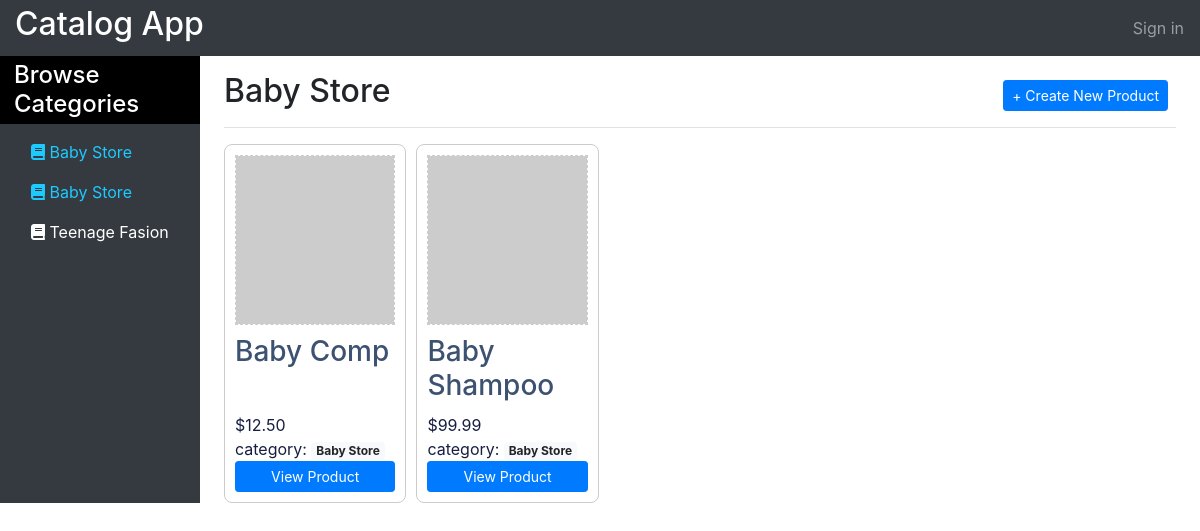
Screenshot of /catalog/Baby Store/1/view/ with the database file from the repository.
### database_setup.py (models this page shows, shortened)
class Category(Base):
    __tablename__ = 'category'
    id = Column(Integer, primary_key=True)
    name = Column(String(250), nullable=False)
    user_id = Column(Integer, ForeignKey('user.id'))
    user = relationship(User)

class Products(Base):
    __tablename__ = 'products'
    name = Column(String(80), nullable=False)
    id = Column(Integer, primary_key=True)
    description = Column(String(250))
    price = Column(String(8))
    category_id = Column(Integer, ForeignKey('category.id'))
    category = relationship(Category)
    user_id = Column(Integer, ForeignKey('user.id'))
    user = relationship(User)

### catalog.py (the view)
@app.route('/catalog/<string:category_name>/<int:category_id>/view/')
def categoryView(category_name, category_id):
    categories = session.query(Category).all()
    products = session.query(Products).filter_by(category_id=category_id).all()
    return render_template('category.html', category=category_name,
                           products=products, categories=categories,
                           user=login_session)

### catalog.py (called while the page is built)
@app.after_request
def add_header(r):
    r.headers["Cache-Control"] = "no-cache, no-store, must-revalidate"
    r.headers["Pragma"] = "no-cache"
    r.headers["Expires"] = "0"
    r.headers['Cache-Control'] = 'public, max-age=0, no-store, must-revalidate'
    return r

### templates/category.html (shortened to what this page needs)
<!doctype html>
<html lang="en">
<head>
  <link href="{{url_for('static', filename='bootstrap.min.css')}}" rel="stylesheet">
  <link href="{{url_for('static', filename='dashboard.css')}}" rel="stylesheet">
  <link rel="stylesheet" href="https://use.fontawesome.com/releases/v5.7.2/css/all.css">
</head>
<body>
  <nav class="navbar navbar-dark sticky-top bg-dark flex-md-nowrap p-0">
    <a class="navbar-brand col-sm-3 col-md-2 mr-0" href="/catalog/"><h2>Catalog App</h2></a>
    {% if user.username|length  %}
    <ul class="navbar-nav px-3 pop"  data-container="body" data-toggle="popover" data-placement="left"
    data-content="<span class='logout' onclick='doLogout'>Log Out</span>"  data-original-title="" title="">
      <li class="nav-item text-nowrap text-center">
        <div class="profileImage">
          <img src="{{user['picture'] }}" alt="User Profile Image" />
        </div>
      </li>
      <li class="nav-item text-nowrap">
        <a class="nav-link" href="#">{{user['username'] }}</a>
      </li>
    </ul>
    {% else %}
    <ul class="navbar-nav px-3">
      <li class="nav-item text-nowrap">
        <a class="nav-link" href="#">Sign in</a>
      </li>
    </ul>
    {% endif %}
  </nav>
  <div class="container-fluid">
    <div class="row">
      <nav class="col-md-2 d-none d-md-block bg-dark sidebar">
        <div class="sidebar-sticky">
          <h4 class="sidebar-heading">Browse Categories</h4>
          <ul class="nav flex-column">
            {% for cat in categories %}
            <li class="nav-item" >
              <a class="nav-link {% if category ==cat.name %} active {% endif %}" href="/catalog/{{cat.name}}/{{cat.id}}/view/">
                <i class="fas fa-book"></i>
                {{cat.name}}
              </a>
            </li>
            {% endfor %}
          </ul>
        </div>
      </nav>
      <main role="main" class="col-md-9 ml-sm-auto col-lg-10 pt-3 px-4">
        <div class="d-flex justify-content-between flex-wrap flex-md-nowrap align-items-center pb-2 mb-3 border-bottom">
          <h1 class="h2">{{category}}</h1>
          <div class="btn-toolbar mb-2 mb-md-0">
            <div class="btn-group mr-2">
              <button class="btn btn-primary btn-sm" onclick="modalPop('newProduct')">+ Create New Product</button>
            </div>
          </div>
        </div>
        <div class="items">
          {% for product in products %}
          <div class="item">
            <img src="http://placehold.jp/fffff/cccccc/188x200.png?text={{products.name}}+image">
            <div class="productName"><h3>{{product.name}}</h3></div>
            <div class="productPrice">{{product.price}}</div>
            <div class="productCategory">category: <span class="badge badge-light">{{category}}</span></div>
            <a href="/catalog/{{category}}/{{product.name}}/{{product.id}}/view/" class="btn btn-sm btn-primary btn-block">View Product</a>
          </div>
          {% endfor %}
        </div>
      </main>
    </div>
  </div>
</body>
</html>

### static/dashboard.css (style rules this page uses)
img { width:100%; height: auto; }
.productName h3 { min-height: 70px; color:#3d5170; }
.sidebar-heading { background: #000; color: #fff; padding: 5px; margin-left: -15px; margin-right: -15px; padding-left: 14px; }
.nav-link { color:#fff; }
.nav-link.active, .nav-link:hover { color:#1dcaff !important; }
.navbar-nav li { float: right; }
.items { display: flex; flex-wrap: wrap; margin-left: -10px; margin-top: -10px; }
.items .item { flex: 1 0 200px; box-sizing: border-box; background: #ffff; color: #171e42; padding: 10px; margin-left: 10px; margin-top: 10px; border:1px solid #ccc; border-radius: 8px; }
.items .item img { border: 1px dashed #ccc; margin: auto; margin-bottom: 10px }
@media (min-width: 410px) { .items .item { max-width: calc(50% - 10px); } }
@media (min-width: 620px) { .items .item { max-width: calc(33.33333% - 10px); } }
@media (min-width: 830px) { .items .item { max-width: calc(25% - 10px); } }
@media (min-width: 1040px) { .items .item { max-width: calc(20% - 10px); } }

### rows the page displays
Category: name "Baby Store"
Category: name "Baby Store"
Category: name "Teenage Fasion"
Products: name "Baby Comp", price "$12.50", category "Baby Store"
Products: name "Baby Shampoo", price "$99.99", category "Baby Store"

### other values shown
{{ category }} "Baby Store"
